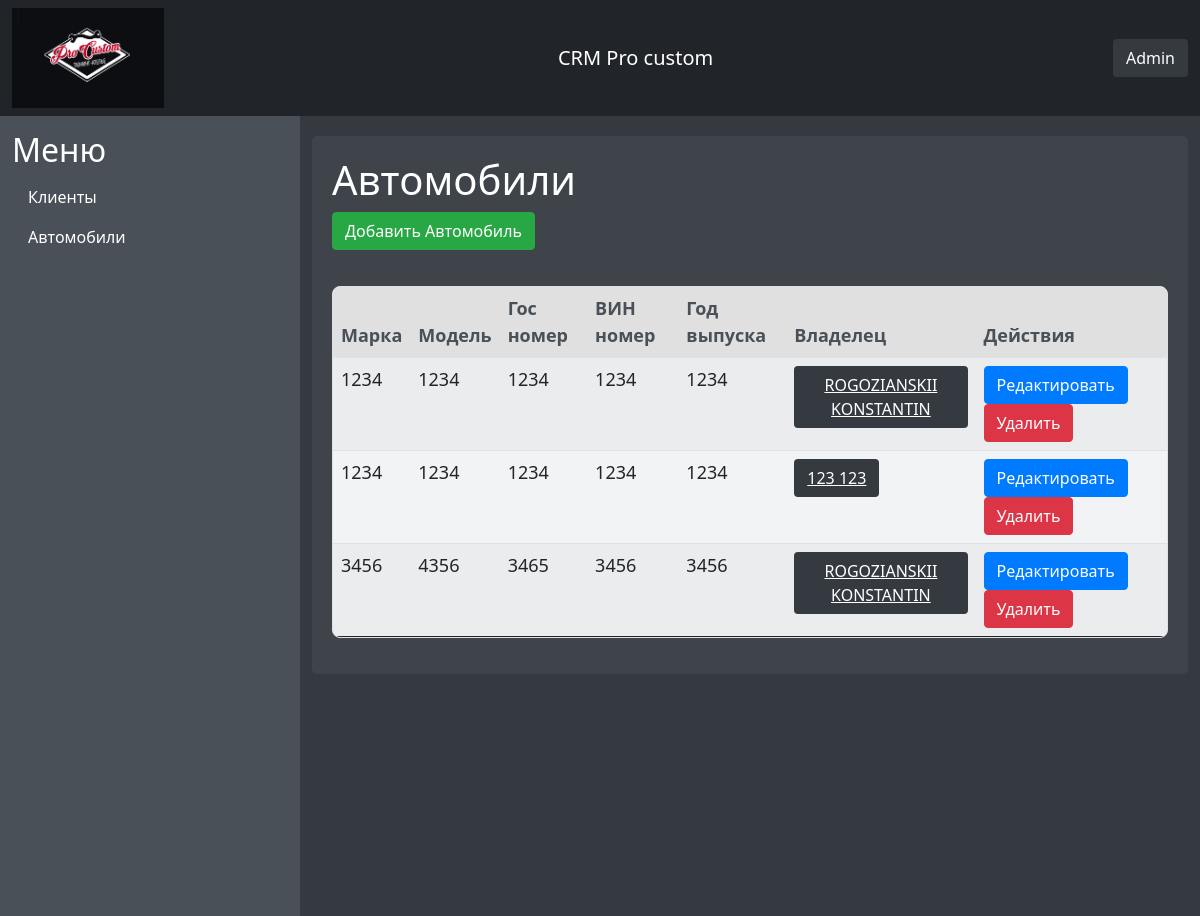
Page /cars/ on the earlier database version.
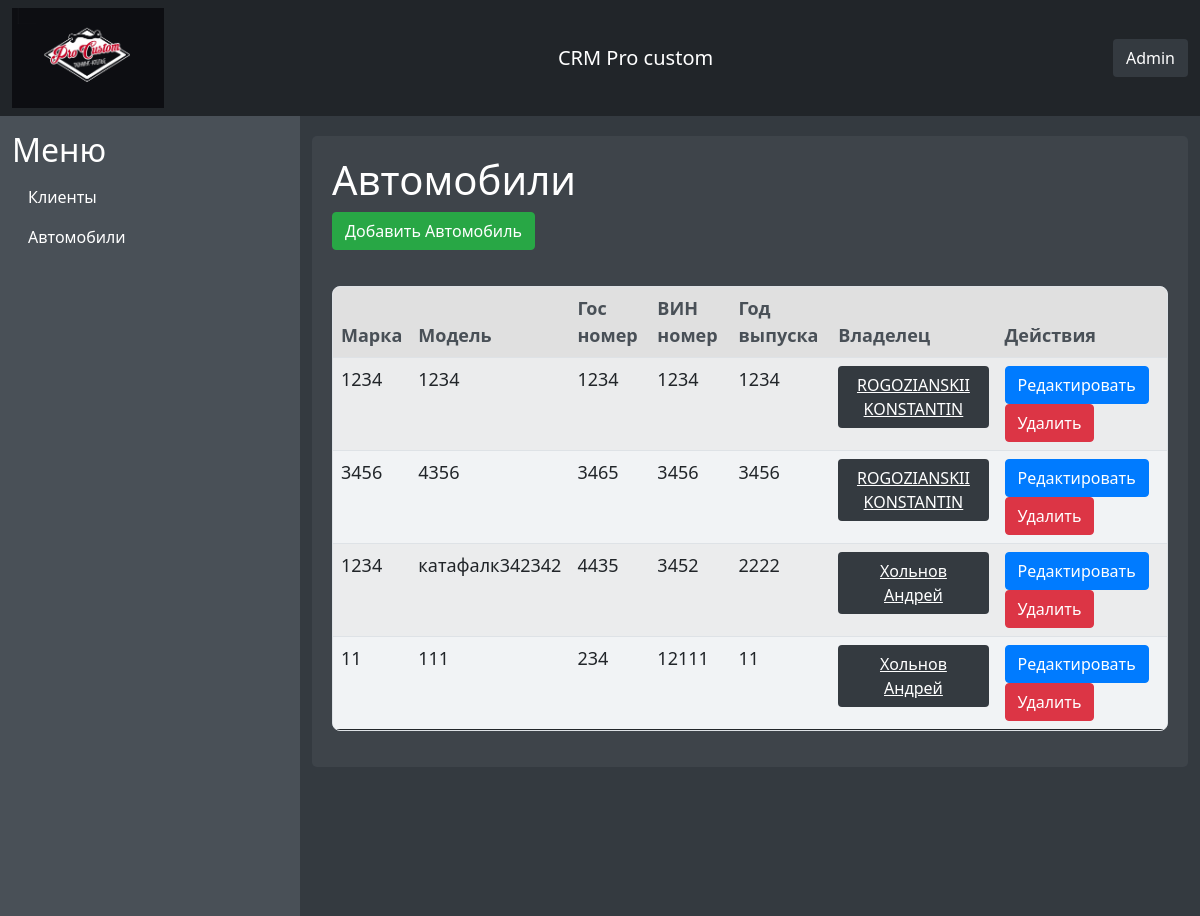
Same page on the later database version.
### cars/models.py (models this page shows, shortened)
class Car(models.Model):
    gos_num = models.CharField(max_length=20)
    vin_number = models.CharField(max_length=17)
    brand = models.CharField(max_length=50)
    model = models.CharField(max_length=50)
    year_of_production = models.IntegerField()
    client = models.ForeignKey(Client, on_delete=models.CASCADE, related_name='cars')

### clients/models.py (models this page shows, shortened)
class Client(models.Model):
    first_name = models.CharField(max_length=100)
    last_name = models.CharField(max_length=100)
    middle_name = models.CharField(max_length=100, blank=True, null=True)
    phone_number = models.CharField(max_length=17)

### cars/views.py (the view)
# urls.py: path('', views.car_list, name='car_list'),
def car_list(request):
    cars = Car.objects.select_related('client').all()
    return render(request, 'cars/car_list.html', {'cars': cars})

### templates/cars/car_list.html
{% extends 'main/base.html' %}
{% block content %}
<h1>Автомобили</h1>
<a href="{% url 'car_create' %}" class="btn btn-success mb-3">Добавить Автомобиль</a>
<table class="table table-striped">
    <thead>
        <tr>
            <th>Марка</th>
            <th>Модель</th>
            <th>Гос номер</th>
            <th>ВИН номер</th>
            <th>Год выпуска</th>
            <th>Владелец</th>
            <th>Действия</th>
        </tr>
    </thead>
    <tbody>
        {% for car in cars %}
        <tr>
            <td>{{ car.brand }}</td>
            <td>{{ car.model }}</td>
            <td>{{ car.gos_num }}</td>
            <td>{{ car.vin_number }}</td>
            <td>{{ car.year_of_production }}</td>
            <td>
                <a href="{% url 'client_detail' car.client.pk %}" class="btn btn-link btn-sm">{{ car.client.last_name }} {{ car.client.first_name }}</a>
            </td>
            <td>
                <a href="{% url 'car_edit' car.pk %}" class="btn btn-primary btn-sm">Редактировать</a>
                <a href="{% url 'car_delete' car.pk %}" class="btn btn-danger btn-sm">Удалить</a>
            </td>
        </tr>
        {% endfor %}
    </tbody>
</table>
{% endblock %}

### templates/main/base.html (shortened to what this page needs)
<!DOCTYPE html>
<html lang="en">
<head>
    {% load static %}
    <link href="https://cdn.jsdelivr.net/npm/bootstrap@5.1.3/dist/css/bootstrap.min.css" rel="stylesheet">
    <link rel="stylesheet" href="{% static 'css/global_styles.css' %}">
    <link rel="stylesheet" href="{% static 'css/table_styles.css' %}">
</head>
<body>
    <nav class="navbar navbar-dark">
        <div class="container-fluid">
            <img src="{% static 'images/logo.jpg' %}" alt="Logo" style="height: 100px; margin-right: 10px;">
            <span class="navbar-brand mb-0 h1">CRM Pro custom</span>
            <div class="d-flex">
                <a class="btn btn-outline-light" href="{% url 'admin:index' %}">Admin</a>
            </div>
        </div>
    </nav>
    <div class="container-fluid">
        <div class="row">
            <div class="col-md-3 sidebar">
                <h2>Меню</h2>
                <ul class="nav flex-column">
                    <li class="nav-item">
                        <a class="nav-link" href="{% url 'client_list' %}">Клиенты</a>
                    </li>
                    <li class="nav-item">
                        <a class="nav-link" href="{% url 'car_list' %}">Автомобили</a>
                    </li>
                </ul>
            </div>
            <div class="col-md-9">
                <div class="content">
                    {% block content %}
                    {% endblock %}
                </div>
            </div>
        </div>
    </div>
</body>
</html>

### static/css/global_styles.css (style rules this page uses)
body { background-color: #343a40; color: #ffffff; }
.navbar { background-color: #212529; }
.sidebar { background-color: #495057; padding-top: 15px; min-height: 100vh; }
.sidebar h2 { color: #ffffff; }
.sidebar .nav-link { color: #ffffff; transition: background-color 0.3s ease, color 0.3s ease; }
.content { background-color: #3e444a; padding: 20px; margin-top: 20px; border-radius: 5px; }
.btn-success { background-color: #28a745 !important; border-color: #28a745 !important; }
.btn-primary { background-color: #007bff !important; border-color: #007bff !important; }
.btn-danger { background-color: #dc3545 !important; border-color: #dc3545 !important; }

### static/css/table_styles.css (style rules this page uses)
table { width: 100%; border-collapse: separate; border-spacing: 0; margin: 20px 0; font-size: 18px; text-align: left; background-color: #f8f9fa; color: #212529; border: 1px solid #dee2e6; border-radius: 8px; overflow: hidden; }
table thead { background-color: #e0e0e0; color: #495057; }
table th, table td { padding: 12px 15px; }
table thead th { border-bottom: 2px solid #dee2e6; }
table tbody tr { border-bottom: 1px solid #dee2e6; }
table tbody tr:nth-of-type(even) { background-color: #f1f3f5; }
table tbody tr:last-of-type { border-bottom: none; }
.btn { display: inline-block; font-weight: 400; color: #fff; text-align: center; vertical-align: middle; user-select: none; background-color: #343a40; border: 1px solid transparent; padding: 0.375rem 0.75rem; font-size: 1rem; line-height: 1.5; border-radius: 0.25rem; transition: color 0.15s ease-in-out, background-color 0.15s ease-in-out, border-color 0.15s ease-in-out, box-shadow 0.15s ease-in-out; }
.btn-primary { color: #fff; background-color: #007bff; border-color: #007bff; }
.btn-danger { color: #fff; background-color: #dc3545; border-col }

Differences in the rows shown:
removed Car: brand "1234", model "1234", gos_num "1234", vin_number "1234", year_of_production "1234", client.last_name "123", client.first_name "123"
added Car: brand "1234", model "катафалк342342", gos_num "4435", vin_number "3452", year_of_production "2222", client.last_name "Хольнов", client.first_name "Андрей"
added Car: brand "11", model "111", gos_num "234", vin_number "12111", year_of_production "11", client.last_name "Хольнов", client.first_name "Андрей"
